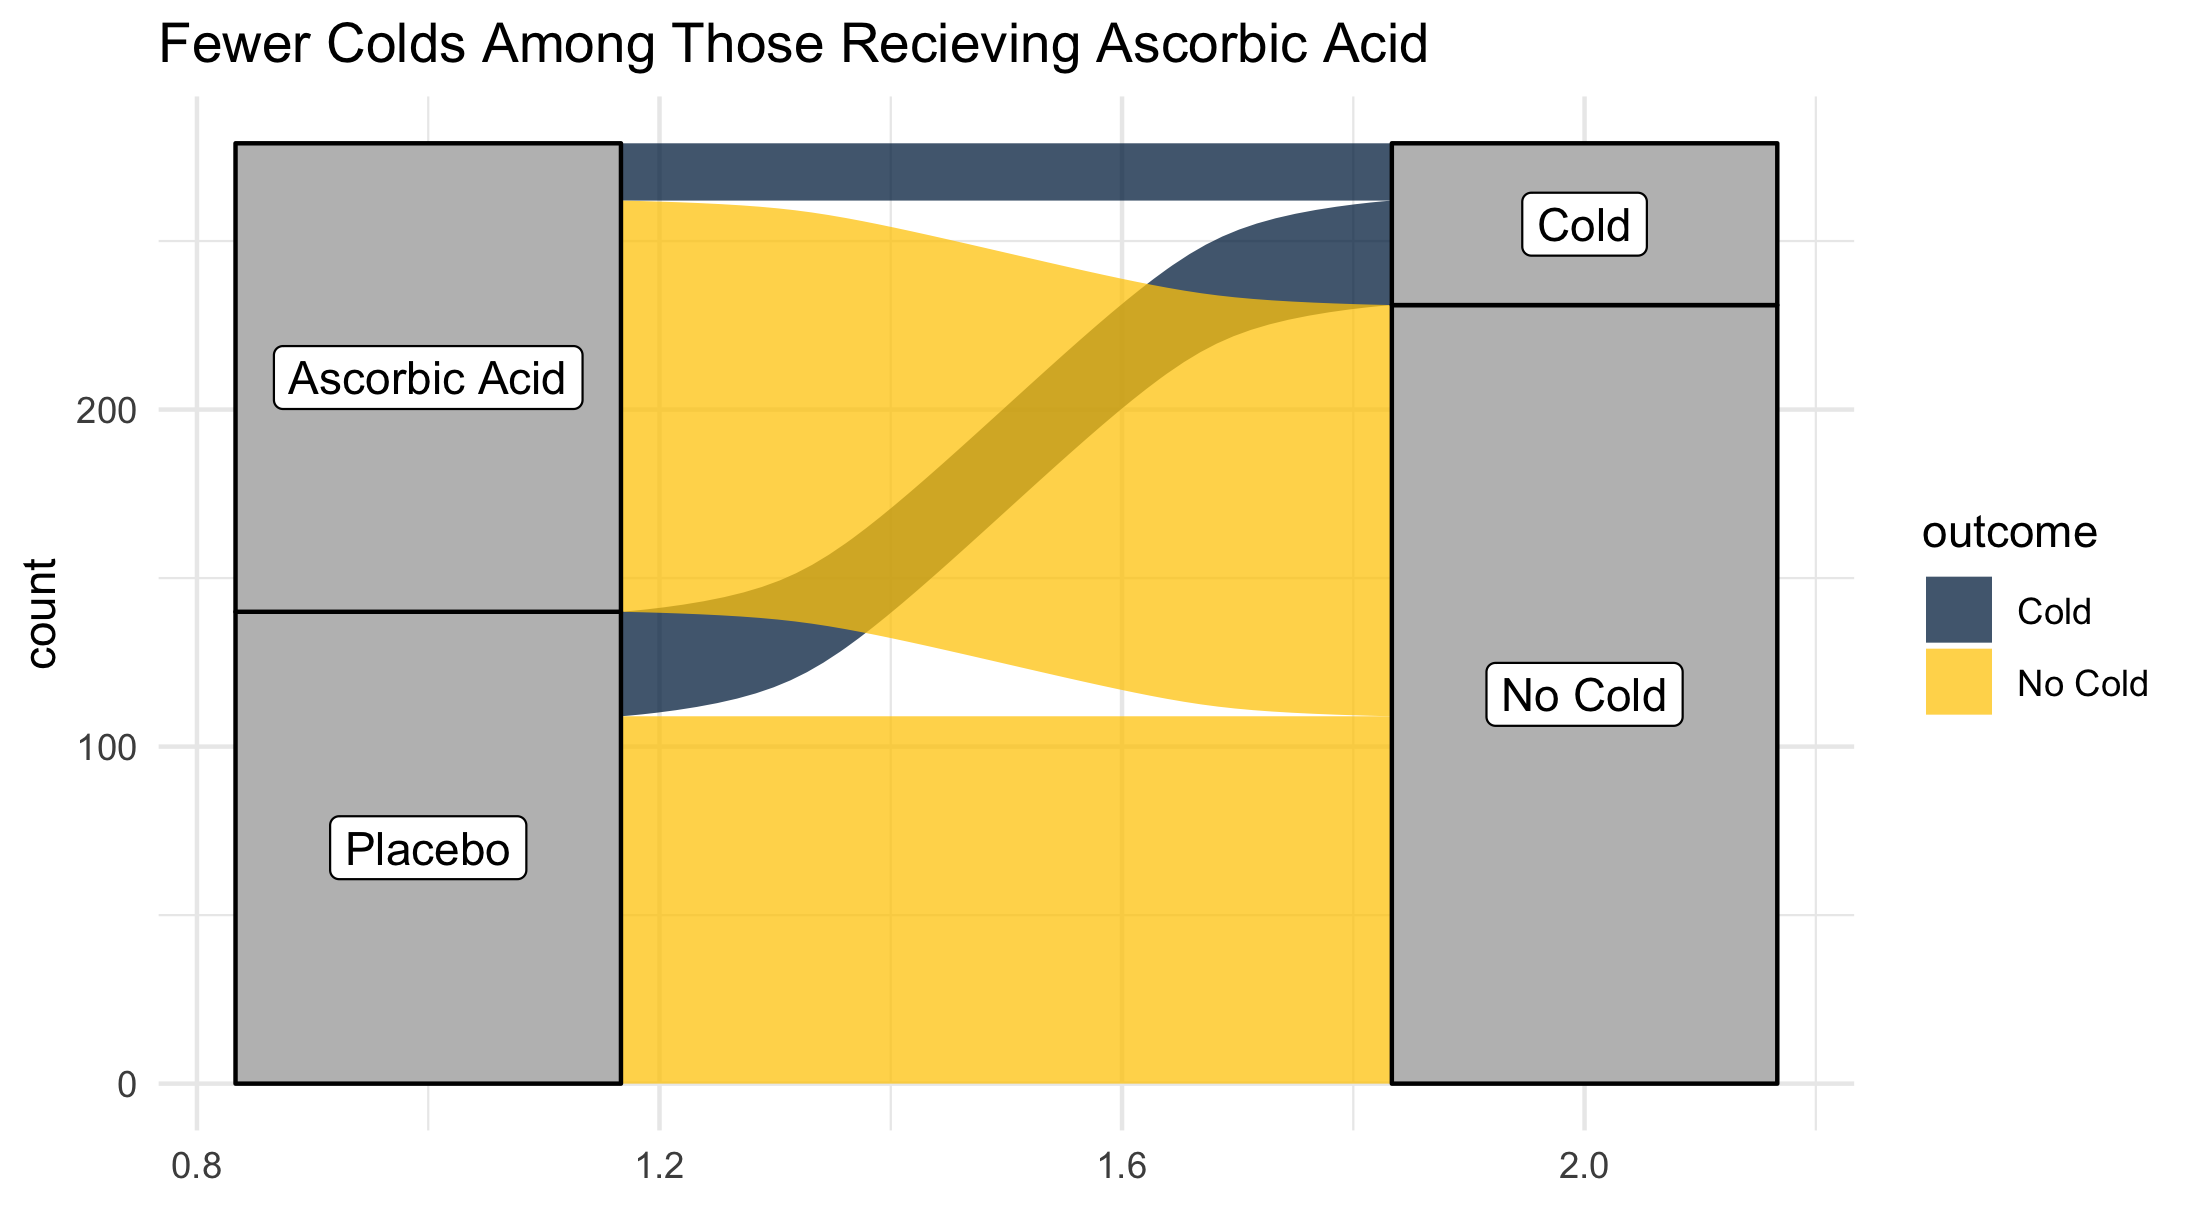

Write the R code that produced this figure.
# Alluvial Diagram

library(ggplot2)

library(ggalluvial)

library(michigancolors)

# set up data

Tx <- c("Placebo", 
           "Placebo",
           "Ascorbic Acid",
           "Ascorbic Acid")

outcome <- c("No Cold",
             "Cold",
             "No Cold",
             "Cold")

count <- c(109, 31, 122, 17)

FrenchSkiiers <- data.frame(Tx, outcome, count)

# graph

ggplot(FrenchSkiiers, 
       aes(y = count, 
           axis1 = Tx, 
           axis2 = outcome)) +
  geom_alluvium(aes(fill = outcome), # alluvia; flows
                alpha = .75) +
  geom_stratum(width = 1/3, # end "strata"
               fill = "grey", 
               color = "grey") +
  geom_label(stat = "stratum", # textual labels
             aes(label = after_stat(stratum))) +
  theme_minimal() + # minimal theme
  labs(title = "Fewer Colds Among Those Recieving Ascorbic Acid") +
  scale_fill_manual(values = michigancolors()) # Michigan graph colors

ggsave("./categorical/visualizing-categorical-data/myalluvial.png")




